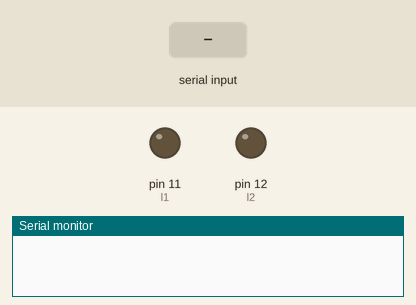
Bench run of a sketch on a simulated Arduino Uno, built with avr-gcc and run on an emulated ATmega328P. On the bench: output pins drawn as LEDs (lit = HIGH), the last lines printed to the serial monitor. Inputs (shaded band) come from the test bench. Pins used as bus, display or sensor lines are not drawn.

Above: at 1.2 s.
1.3 s: "1" received over Serial
At 2.1 s:
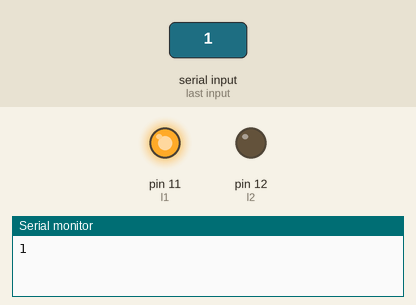
2.8 s: "3" received over Serial
At 3.2 s:
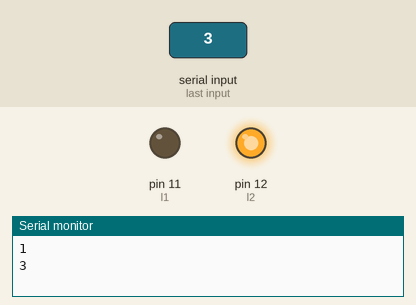
4.3 s: "2" received over Serial
At 5.5 s:
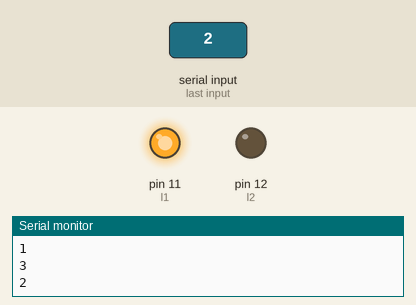
5.8 s: "4" received over Serial
At 6.7 s:
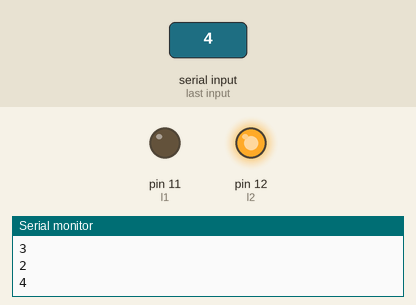
Timing chart, 0 to 8.3 s (numbered marks = the images above; inputs shaded):
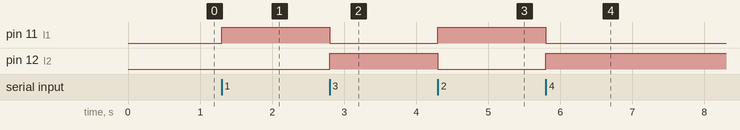

Measured:
- after the input at 1.3 s, pin 11 (l1): LOW → HIGH at once
- after the input at 2.8 s, pin 11 (l1): HIGH → LOW at once; pin 12 (l2): LOW → HIGH at once
- after the input at 4.3 s, pin 11 (l1): LOW → HIGH at once; pin 12 (l2): HIGH → LOW at once
- after the input at 5.8 s, pin 11 (l1): HIGH → LOW at once; pin 12 (l2): LOW → HIGH at once

The sketch:

GRobo.ino
```cpp
#include <SoftwareSerial.h>
#define r1 9     // right motor
#define r2 10
#define l1 11    // left motor
#define l2 12
char str[255];
int i=0;
void forward()
{
   digitalWrite(l1, HIGH);
   digitalWrite(l2, LOW);
   digitalWrite(r1, HIGH);
   digitalWrite(r2, LOW);
}
void backward()
{
   digitalWrite(l1, LOW);
   digitalWrite(l2, HIGH);
   digitalWrite(r1, LOW);
   digitalWrite(r2, HIGH);
}
void left()
{
   digitalWrite(l1, LOW);
   digitalWrite(l2, HIGH);
   digitalWrite(r1, HIGH);
   digitalWrite(r2, LOW);
}
void right()
{
   digitalWrite(l1, HIGH);
   digitalWrite(l2, LOW);
   digitalWrite(r1, LOW);
   digitalWrite(r2, HIGH);
}
void Stop()
{
   digitalWrite(l1, LOW);
   digitalWrite(l2, LOW);
   digitalWrite(r1, LOW);
   digitalWrite(r2, LOW);
}
void repeat()
{
  int j=0;
  for(j=0;j<i-1;j++)
    test_cond(str[j]);
  i=0;
}
void test_cond(char k)
{
    if(k=='1')
      forward();
    else if(k=='2')
      right();
    else if(k=='3')
      left();
    else if(k=='4')
      backward();
    else if(k=='5')
      Stop();
    else if(k='6')
      repeat();
}
void setup()
{
  Serial.begin(9600);
  pinMode(l1, OUTPUT);
  pinMode(l2, OUTPUT);
  pinMode(r1, OUTPUT);
  pinMode(r2, OUTPUT);
}

void loop()
{
  while(Serial.available())
  {
    char ch=Serial.read();
    str[i++]=ch;
    Serial.println(ch);
    test_cond(str[i-1]);
  }
}
```
